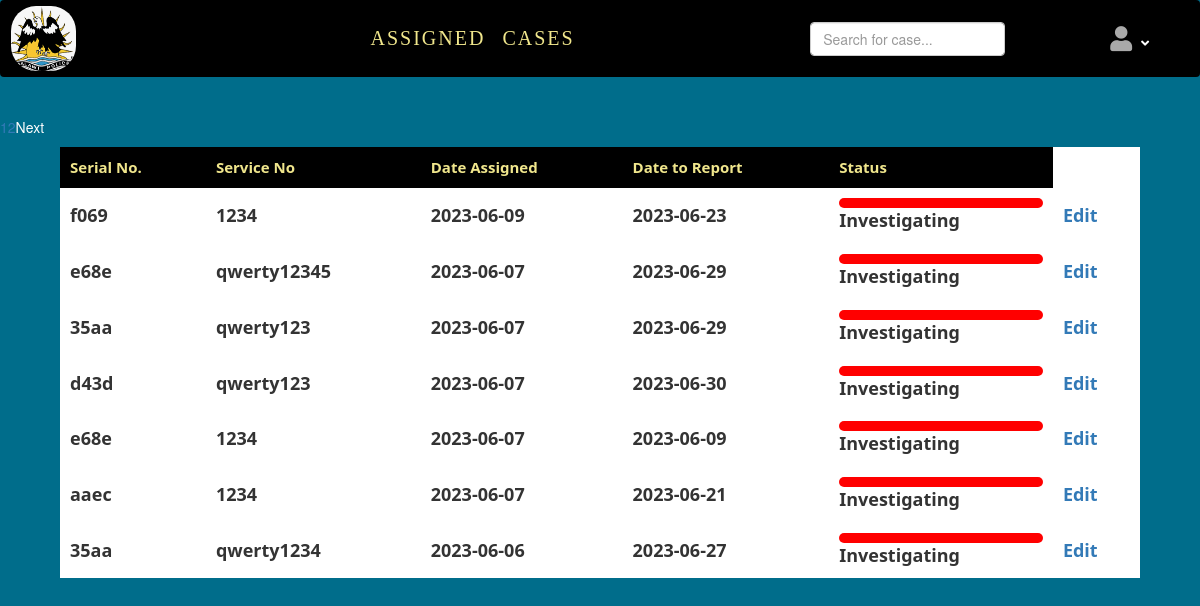
/cases/View-assigned-cases.php, run on an earlier commit of the app's database.
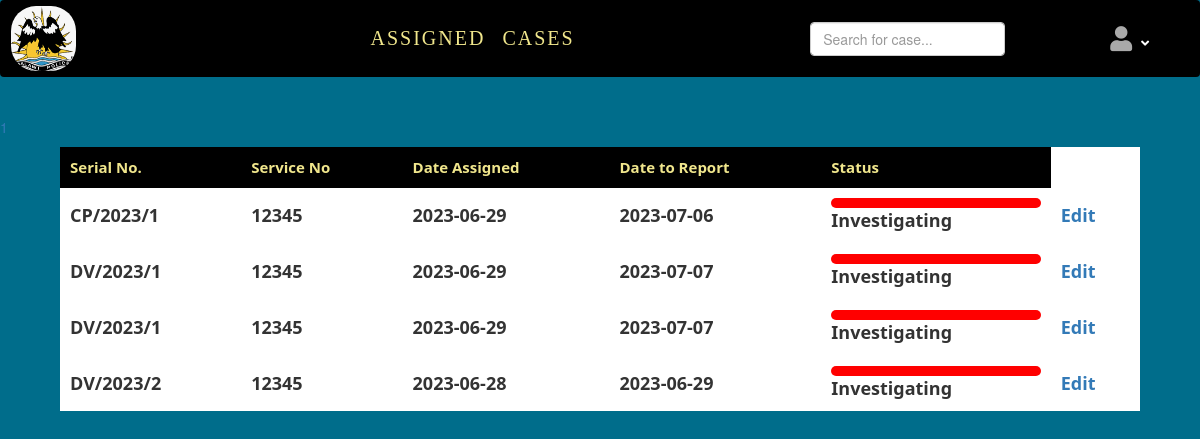
And on a later commit of the database.
### tables this page shows
CREATE TABLE `duty` (
  `id` int(4) NOT NULL,
  `serial_no` varchar(15) NOT NULL,
  `service_no` int(20) NOT NULL,
  `date_to_report` date NOT NULL,
  `date_assigned` date NOT NULL DEFAULT current_timestamp()
);

### cases/View-assigned-cases.php (the view, shortened to what this page needs)
<!DOCTYPE html>
<html>
<head>
</head>
<body>
<link rel="stylesheet" href="https://cdnjs.cloudflare.com/ajax/libs/font-awesome/5.15.3/css/all.min.css">
<link rel="stylesheet" href="https://cdn.jsdelivr.net/npm/bootstrap@5.0.0/css/bootstrap.min.css">
<link rel="stylesheet" href="https://stackpath.bootstrapcdn.com/bootstrap/4.5.0/css/bootstrap.min.css">
<link rel="stylesheet" href="https://maxcdn.bootstrapcdn.com/bootstrap/4.3.1/css/bootstrap.min.css">
<link rel="stylesheet" href="https://maxcdn.bootstrapcdn.com/bootstrap/3.3.7/css/bootstrap.min.css">
<nav class="navbar navbar-expand-lg" style="background-color: black;">
<div class="log">
          <img src="policeLog.PNG" style="height: 65px; width: 65px; margin-left: 5px; border-radius: 25px; margin-left: 0px; margin-top: 0px;">
      </div>
<span class="recordedcases">ASSIGNED CASES</span>
  <form method="POST" action="View-assigned-cases.php" class="form-inline my-2 my-lg-0">
  <input class="form-control mr-sm-2" type="text" id="myInput" placeholder="Search for case..." aria-label="Search" name="search">
</form>
<li class="nav-item dropdown">
                    <a  class="nav-link" href="#"  id="profileDropdown" role="button" data-toggle="dropdown" aria-haspopup="true" aria-expanded="false">
                        <i class="fas fa-user" style="font-size: 25px; margin-left: 90px; color: darkgray;"></i>
                        <i class="fas fa-angle-down" style="margin-left: 5px; color: white; font-size: small; font-weight: 550; transition: transform 0.3s;"></i>
                    </a>
                    </li>
    </nav>
<table class="cases-table">
<tr>
    <th>Serial No.</th>
    <th>Service No</th>
    <th>Date Assigned</th>
    <th>Date to Report</th>
    <th>Status</th>
  </tr>
<?php
include('../db/Connections.php');
$records_per_page = 7;
if (!isset($_GET['page'])) {
  $current_page = 1;
} else {
  $current_page = $_GET['page'];
}
$start_record = ($current_page - 1) * $records_per_page;
if (!empty($_POST['search'])) {
  $search = mysqli_real_escape_string($conn, $_POST['search']);
  $sql = "SELECT * FROM duty WHERE serial_no LIKE '%$search%' OR service_no LIKE '%$search%' OR date_assigned LIKE '%$search%' OR date_to_report LIKE '%$search%' ORDER BY date_assigned DESC LIMIT $start_record, $records_per_page";
} else {
  $sql = "SELECT * FROM duty ORDER BY date_assigned DESC LIMIT $start_record, $records_per_page";
}
$result = mysqli_query($conn, $sql);
if (!empty($_POST['search'])) {
  $search = mysqli_real_escape_string($conn, $_POST['search']);
  $sql = "SELECT COUNT(*) FROM duty WHERE serial_no LIKE '%$search%' OR service_no LIKE '%$search%'";
} else {
  $sql = "SELECT COUNT(*) FROM duty";
}
$total_records_result = mysqli_query($conn, $sql);
$total_records = mysqli_fetch_array($total_records_result)[0];
$total_pages = ceil($total_records / $records_per_page);
echo '<div class="data-container">';
if(mysqli_num_rows($result) <0){
  $message = "No case recorded.";
}
else if(mysqli_num_rows($result) >0) {
  while ($row = mysqli_fetch_assoc($result)) {
    echo '<tbody id="myTable">';
    echo "<tr>";
    echo "<td>" . $row['serial_no'] . "</td>";
    echo "<td>" . $row['service_no'] . "</td>";
    echo "<td>" . $row['date_assigned'] . "</td>";
    echo "<td>" . $row['date_to_report'] . "</td>";
   echo "<td><div class='case-status' style='color: white; background-color: red; padding: 5px; border-radius: 10px; font-weight: 700;'>". "</div>Investigating</td>";
    echo "<td> <a href='View-assigned-cases.php'?id=" . $row["id"] . "'style='color: white; background-color: #3663c9; text-decoration: none; border-radius: 10px; font-size: 15px; padding: 5px;'>Edit</a></td>";
    echo "</tr>";
  }
}
 else  {
$message = "No suspect, victim, serial or case type named:  ".$_POST['search'];
echo "<div style='color: white; padding: 10px; font-size: 30px; font-weight: 300;'>" . $message . "</div>";
}
echo "<div class='pagination'>";
for ($i = 1; $i <= $total_pages; $i++) {
  if ($i == $current_page) {
    echo "<a class='active' href='View-assigned-cases.php?page=".$i."'>".$i."</a>";
  } else {
    echo "<a href='View-assigned-cases.php?page=".$i."'>".$i."</a>";
  }
}
if ($current_page < $total_pages) {
  echo "<a  href='View-assigned-cases.php?page=".($current_page+1)."' style='color: white;'>Next</a>";
}
?>
</table>
</body>
</html>

What changed in the data, as far as the page shows it:
removed duty: serial_no "f069", service_no "1234", date_assigned "2023-06-09", date_to_report "2023-06-23"
removed duty: serial_no "e68e", service_no "qwerty12345", date_assigned "2023-06-07", date_to_report "2023-06-29"
removed duty: serial_no "35aa", service_no "qwerty123", date_assigned "2023-06-07", date_to_report "2023-06-29"
removed duty: serial_no "d43d", service_no "qwerty123", date_assigned "2023-06-07", date_to_report "2023-06-30"
removed duty: serial_no "e68e", service_no "1234", date_assigned "2023-06-07", date_to_report "2023-06-09"
removed duty: serial_no "aaec", service_no "1234", date_assigned "2023-06-07", date_to_report "2023-06-21"
removed duty: serial_no "35aa", service_no "qwerty1234", date_assigned "2023-06-06", date_to_report "2023-06-27"
now on this page (row edited): duty: serial_no "CP/2023/1", service_no "12345", date_assigned "2023-06-29", date_to_report "2023-07-06"
added duty: serial_no "DV/2023/1", service_no "12345", date_assigned "2023-06-29", date_to_report "2023-07-07"
now on this page (row edited): duty: serial_no "DV/2023/1", service_no "12345", date_assigned "2023-06-29", date_to_report "2023-07-07"
now on this page (row edited): duty: serial_no "DV/2023/2", service_no "12345", date_assigned "2023-06-28", date_to_report "2023-06-29"
Also different on the page:
list line gone: "2"
text no longer shown: "Next"
